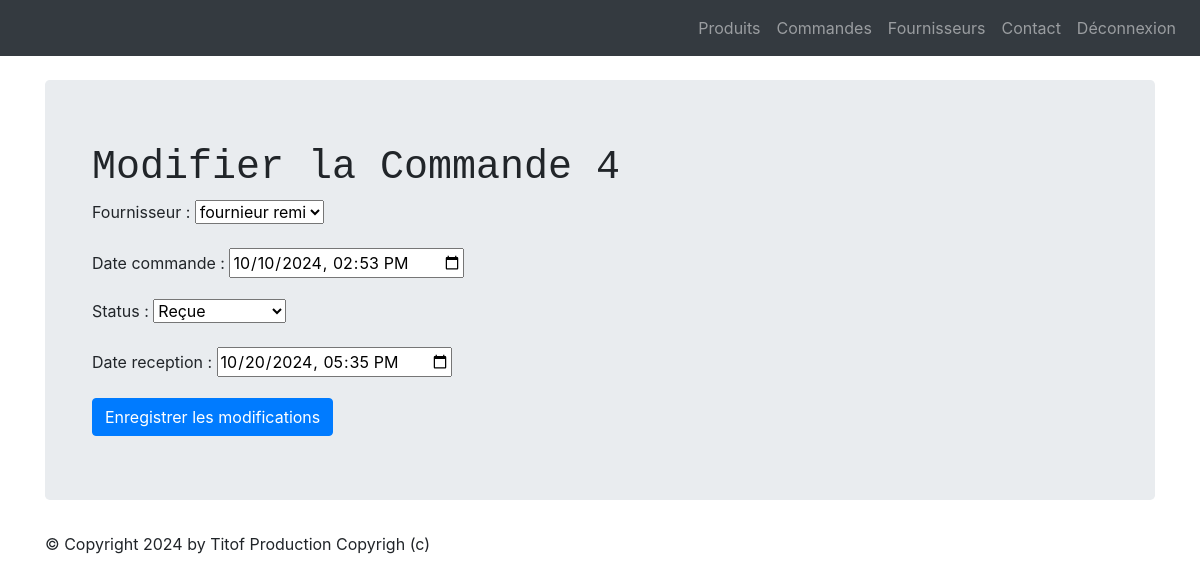
Page /commandes/4/modifier/ (signed in) on the earlier database version.
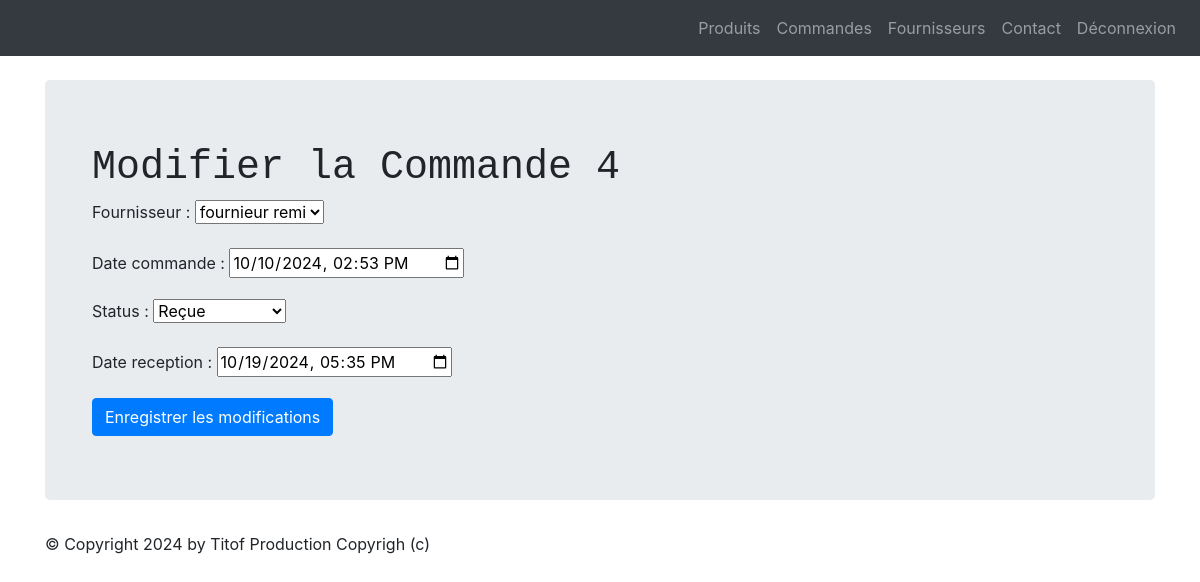
Same page on the later database version.
### LesProduits/models.py (models this page shows, shortened)
class Commande(models.Model):
    fournisseur = models.ForeignKey(Fournisseur, on_delete=models.CASCADE)
    date_commande = models.DateTimeField(default=timezone.now)
    status = models.SmallIntegerField(choices=COMMANDE_STATUS, default=0)
    date_reception = models.DateTimeField(null=True, blank=True)

### LesProduits/views.py (the view, shortened to what this page needs)
# urls.py: path('commandes/<int:pk>/modifier/', views.CommandeUpdateView.as_view(), name='commande-update'),
class CommandeUpdateView(LoginRequiredMixin, UpdateView):
    model = Commande
    form_class = CommandeForm
    template_name = "update_commande.html"
    login_url = '/login/'

### LesProduits/forms.py
class CommandeForm(forms.ModelForm):
    class Meta:
        model = Commande
        fields = ['fournisseur', 'date_commande', 'status', 'date_reception']
        widgets = {
            'date_commande': forms.DateTimeInput(attrs={'type': 'datetime-local'}, format='%Y-%m-%dT%H:%M'),
            'date_reception': forms.DateTimeInput(attrs={'type': 'datetime-local'}, format='%Y-%m-%dT%H:%M')
        }
    def __init__(self, *args, **kwargs):
        super(CommandeForm, self).__init__(*args, **kwargs)
        self.fields['date_commande'].input_formats = ('%Y-%m-%dT%H:%M',)
        self.fields['date_reception'].input_formats = ('%Y-%m-%dT%H:%M',)
        self.fields['date_reception'].required = False

### LesProduits/models.py (called while the page is built)
    def __str__(self):
        return self.nom

### LesProduits/templates/update_commande.html (shortened to what this page needs)
{% extends 'base.html' %}
{% block contenu %}
<div class="container">
    <h1>Modifier la Commande {{ commande.id }}</h1>
    <form method="post">
        {{ form.as_p }}
        <button type="submit" class="btn btn-primary">Enregistrer les modifications</button>
    </form>
</div>
{% endblock %}

Differences in the rows shown:
changed Commande "fournieur remi": date_reception "10/20/2024 17:35" → "10/19/2024 17:35"
